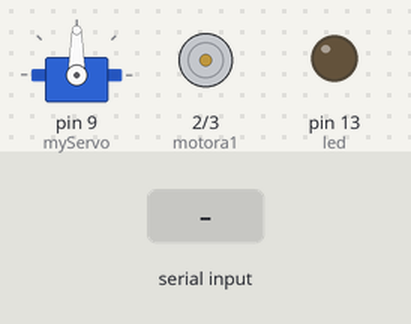
A sketch run on a simulated Arduino Uno, built with avr-gcc and run on an emulated ATmega328P. Parts: servo, motor-driver pin pairs drawn as motors (green arrow = first pin HIGH = forward, orange = second pin HIGH = backward, longer = more drive), output pins drawn as LEDs (lit = HIGH). Inputs (shaded band) come from the test bench. What the sketch prints to the serial monitor is not drawn.

Above: at 1.2 s.
1.3 s: "i" received over the second serial link
At 2.2 s:
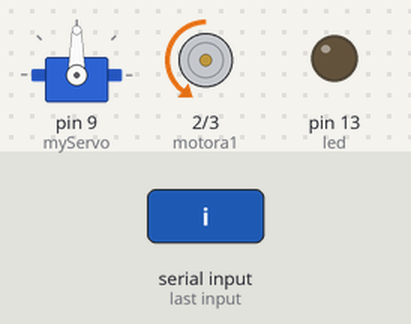
2.8 s: "g" received over the second serial link
At 3.3 s:
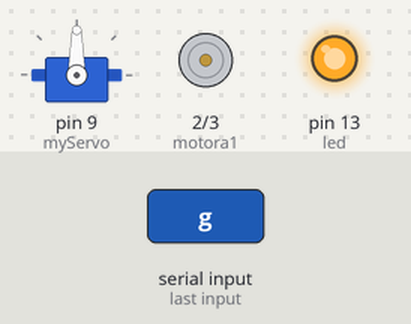
4.3 s: "r" received over the second serial link
At 6.0 s:
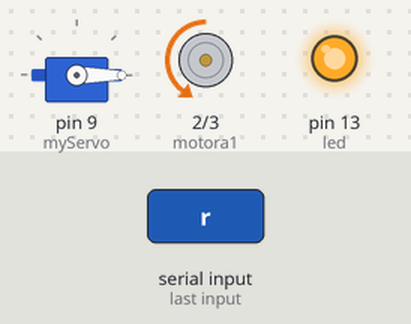
6.3 s: "l" received over the second serial link
At 7.2 s:
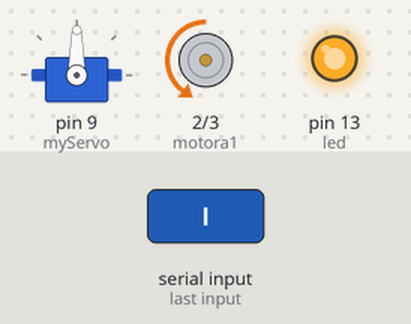
Timing chart, 0 to 8.8 s (numbered marks = the images above; inputs shaded):
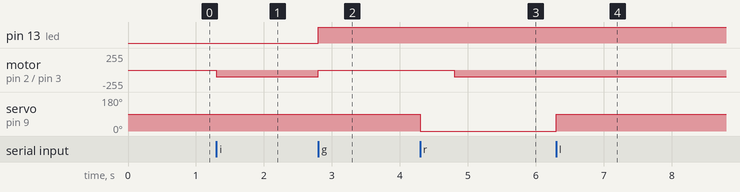

The sketch:

Slavee.ino
```cpp
/*Slave*/
#include <SoftwareSerial.h>
#include <Servo.h>
Servo myServo;
SoftwareSerial BtSerial(10, 11);
char gelen;
int led=13;
int motora1 = 2;
int motora2 = 3;
void setup() {
 myServo.attach(9);
BtSerial.begin(9600);
Serial.begin(9600);
pinMode(13,OUTPUT);
  pinMode(motora1, OUTPUT);
  pinMode(motora2, OUTPUT);
}

void loop() {

if(BtSerial.available() > 0)
  {
                //haberlşeme varsa kuyruktaki verileri değişkene yazdık
    gelen = BtSerial.read();
    Serial.println(gelen);
    if(gelen=='i'){
      Serial.print("ileri Yön");
      digitalWrite(led,LOW);
      analogWrite(motora2,100);
      }
     else if(gelen=='g'){
      digitalWrite(led,HIGH);
      Serial.print("geri Yön");
      analogWrite(motora2,0);
      }
      else if(gelen=='r'){
       myServo.write(0);
       delay(500);
        analogWrite(motora2,40);
      Serial.print("sağ Yön");
      }
      else if(gelen=='l'){
       myServo.write(90);
       delay(500);
       analogWrite(motora2,40);
      Serial.print("sol Yön");
      }
      else{ analogWrite(motora2,0);}


}
}
```

Measured:
- after the input at 1.3 s, motor on pin 2 (motora1) / pin 3 (motora2): stopped → backward 100/255 at once
- after the input at 2.8 s, pin 13 (led): LOW → HIGH at once; motor on pin 2 (motora1) / pin 3 (motora2): backward 100/255 → stopped at once
- after the input at 4.3 s, motor on pin 2 (motora1) / pin 3 (motora2): stopped → backward 100/255 after 0.50 s; servo on pin 9 (myServo): 90° → 0° at once
- after the input at 6.3 s, servo on pin 9 (myServo): 0° → 90° at once
